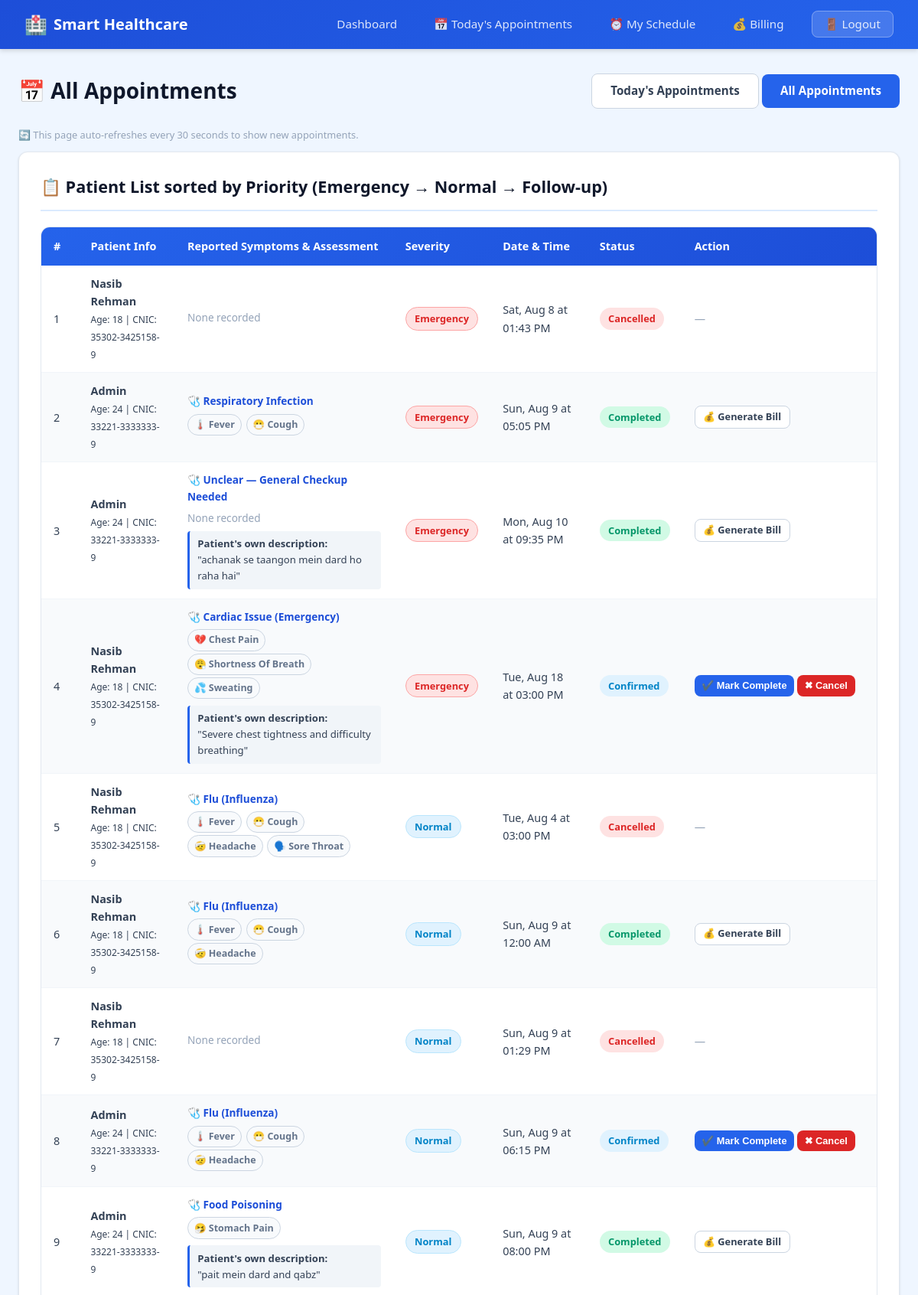
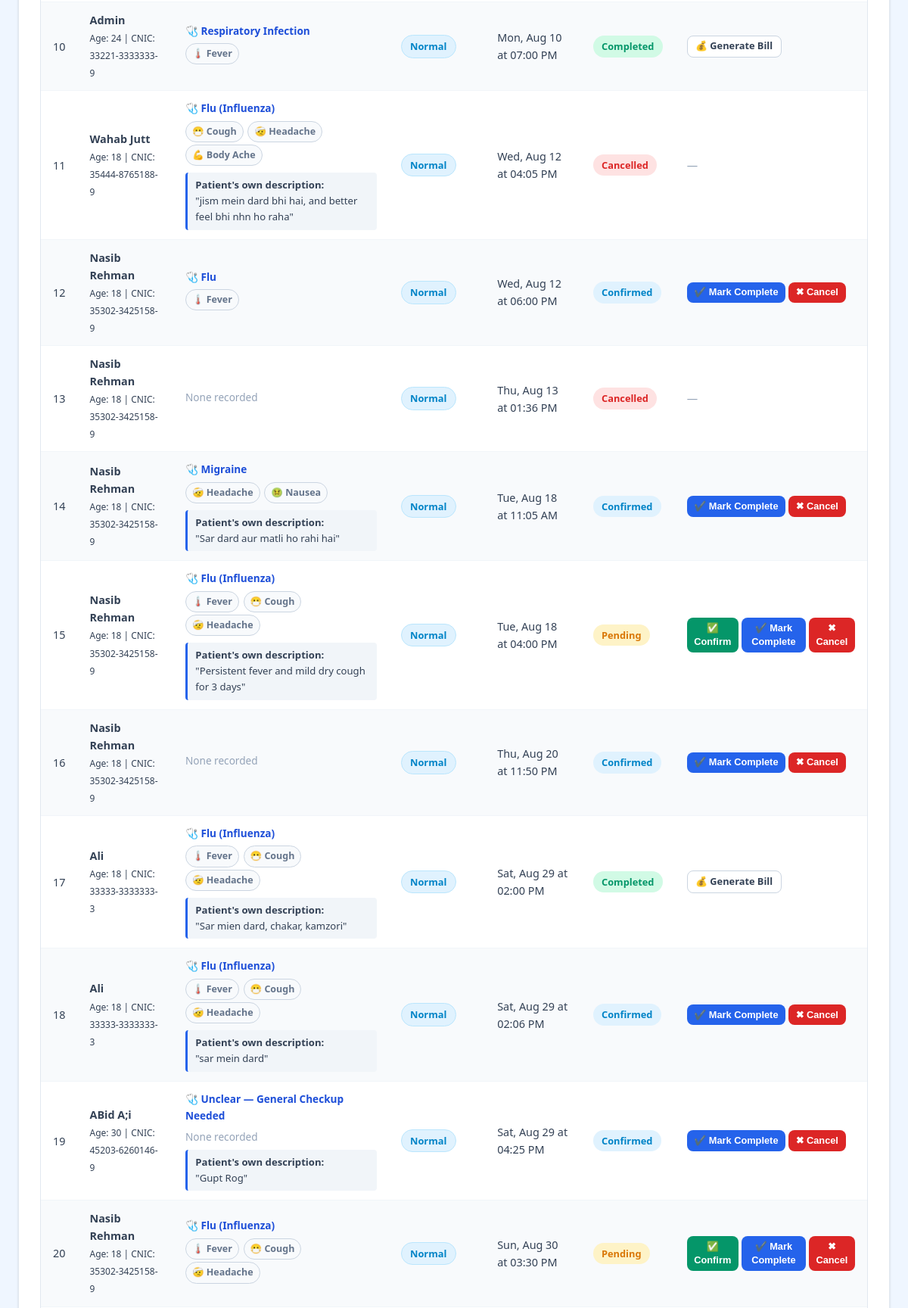
The app's page /healthcare/doctor-appointments.php?filter=all (signed in, upper part) with its own data (2 pictures, top to bottom).
### tables this page shows
CREATE TABLE `appointments` (
  `appointment_id` int(11) NOT NULL AUTO_INCREMENT,
  `patient_id` int(11) NOT NULL,
  `doctor_id` int(11) NOT NULL,
  `severity_level` enum('Emergency','Normal','Follow-up') NOT NULL,
  `appointment_time` datetime NOT NULL,
  `status` enum('Pending','Confirmed','Completed','Cancelled') DEFAULT 'Pending',
  `created_at` timestamp NOT NULL DEFAULT current_timestamp(),
  `symptoms_selected` varchar(500) DEFAULT NULL,
  `diagnosed_disease` varchar(100) DEFAULT NULL,
  `symptoms_text` text DEFAULT NULL,
  PRIMARY KEY (`appointment_id`),
  KEY `patient_id` (`patient_id`),
  KEY `doctor_id` (`doctor_id`),
  CONSTRAINT `appointments_ibfk_1` FOREIGN KEY (`patient_id`) REFERENCES `patients` (`patient_id`) ON DELETE CASCADE,
  CONSTRAINT `appointments_ibfk_2` FOREIGN KEY (`doctor_id`) REFERENCES `doctors` (`doctor_id`) ON DELETE CASCADE
);

CREATE TABLE `users` (
  `user_id` int(11) NOT NULL AUTO_INCREMENT,
  `full_name` varchar(100) NOT NULL,
  `email` varchar(100) NOT NULL,
  `password` varchar(255) NOT NULL,
  `role` enum('patient','doctor','admin') NOT NULL,
  `phone` varchar(20) NOT NULL,
  `created_at` timestamp NOT NULL DEFAULT current_timestamp(),
  `status` enum('active','suspended') DEFAULT 'active',
  PRIMARY KEY (`user_id`),
  UNIQUE KEY `email` (`email`)
);

CREATE TABLE `patients` (
  `patient_id` int(11) NOT NULL AUTO_INCREMENT,
  `user_id` int(11) NOT NULL,
  `age` int(11) NOT NULL,
  `weight` decimal(5,2) NOT NULL,
  `cnic` varchar(15) NOT NULL,
  `insurance_number` varchar(50) DEFAULT NULL,
  PRIMARY KEY (`patient_id`),
  KEY `user_id` (`user_id`),
  CONSTRAINT `patients_ibfk_1` FOREIGN KEY (`user_id`) REFERENCES `users` (`user_id`) ON DELETE CASCADE
);

### healthcare/doctor-appointments.php (the view, shortened to what this page needs)
<?php
require 'db.php';
$stmt = $conn->prepare("SELECT doctor_id FROM doctors WHERE user_id = ?");
$stmt->bind_param("i", $_SESSION['user_id']);
$stmt->execute();
$doctor_row = $stmt->get_result()->fetch_assoc();
$doctor_id = $doctor_row['doctor_id'] ?? 0;
$filter = $_GET['filter'] ?? 'today';
$symptom_labels = [
    'fever'                => '🌡️ Fever',
    'cough'                => '😷 Cough',
    'body_ache'            => '💪 Body Ache',
    'shortness_of_breath'  => '😮‍💨 Shortness of Breath',
    'headache'             => '🤕 Headache',
    'nausea'               => '🤢 Nausea',
    'sensitivity_to_light' => '💡 Sensitivity to Light',
    'stomach_pain'         => '🤧 Stomach Pain',
    'vomiting'             => '🤮 Vomiting',
    'diarrhea'             => '🚽 Diarrhea',
    'chest_pain'           => '💔 Chest Pain',
    'sweating'             => '💦 Sweating',
    'rash'                 => '🔴 Rash',
    'joint_pain'           => '🦴 Joint Pain',
    'sore_throat'          => '🗣️ Sore Throat',
    'swollen_glands'       => '😣 Swollen Glands'
];
if ($filter === 'all') {
    $stmt = $conn->prepare(
        "SELECT a.appointment_id, a.severity_level, a.appointment_time, a.status,
                a.symptoms_selected, a.symptoms_text, a.diagnosed_disease,
                u.full_name AS patient_name, p.age, p.cnic, p.insurance_number
         FROM appointments a
         JOIN patients p ON a.patient_id = p.patient_id
         JOIN users u ON p.user_id = u.user_id
         WHERE a.doctor_id = ?
         ORDER BY FIELD(a.severity_level, 'Emergency', 'Normal', 'Follow-up'), a.appointment_time ASC"
    );
}
$stmt->bind_param("i", $doctor_id);
$stmt->execute();
$appointments = $stmt->get_result();
?>
<!DOCTYPE html>
<html lang="en">
<head>
    <link rel="stylesheet" href="style.css">
</head>
<body>
<nav class="navbar">
    <div class="navbar-brand">
        <span class="icon">🏥</span> Smart Healthcare
    </div>
    <ul class="navbar-links">
        <li><a href="dashboard.php">Dashboard</a></li>
        <li><a href="doctor-appointments.php">📅 Today's Appointments</a></li>
        <li><a href="doctor-schedule.php">⏰ My Schedule</a></li>
        <li><a href="billing.php">💰 Billing</a></li>
        <li><a href="logout.php" class="btn-logout">🚪 Logout</a></li>
    </ul>
</nav>
<div class="container">
    <div class="flex-between mb-3">
        <h1 class="page-title" style="margin-bottom: 0;">
            📅 <?php echo ($filter === 'all') ? 'All' : "Today's"; ?> Appointments
        </h1>
        <div>
            <a href="doctor-appointments.php?filter=today"
               class="btn <?php echo ($filter === 'today') ? 'btn-primary' : 'btn-secondary'; ?>">
                Today's Appointments
            </a>
            <a href="doctor-appointments.php?filter=all"
               class="btn <?php echo ($filter === 'all') ? 'btn-primary' : 'btn-secondary'; ?>">
                All Appointments
            </a>
        </div>
    </div>
    <p style="color: #94a3b8; font-size: 0.8rem; margin-bottom: 0.75rem;">
        🔄 This page auto-refreshes every 30 seconds to show new appointments.
    </p>
    <div class="card">
        <div class="card-header">
            📋 Patient List sorted by Priority (Emergency → Normal → Follow-up)
        </div>
        <?php if ($appointments->num_rows > 0): ?>
            <div class="table-responsive">
                <table>
                    <thead>
                        <tr>
                            <th>#</th>
                            <th>Patient Info</th>
                            <th>Reported Symptoms & Assessment</th>
                            <th>Severity</th>
                            <th>Date & Time</th>
                            <th>Status</th>
                            <th>Action</th>
                        </tr>
                    </thead>
                    <tbody>
                        <?php
                        $count = 1;
                        while ($appt = $appointments->fetch_assoc()):
                        ?>
                            <tr>
                                <td><?php echo $count++; ?></td>
                                <td>
                                    <strong><?php echo htmlspecialchars($appt['patient_name']); ?></strong>
                                    <br><small style="color: var(--gray-600);">Age: <?php echo htmlspecialchars($appt['age']); ?> | CNIC: <?php echo htmlspecialchars($appt['cnic']); ?></small>
                                </td>
                                <td style="max-width: 320px;">
                                    <?php if (!empty($appt['diagnosed_disease'])): ?>
                                        <div style="font-size: 0.85rem; font-weight: 600; color: var(--primary-dark); margin-bottom: 0.35rem;">
                                            🩺 <?php echo htmlspecialchars($appt['diagnosed_disease']); ?>
                                        </div>
                                    <?php endif; ?>
                                    <div style="margin-bottom: 0.3rem;">
                                        <?php
                                        $sym_keys = !empty($appt['symptoms_selected']) ? explode(',', $appt['symptoms_selected']) : [];
                                        if (!empty($sym_keys)):
                                            foreach ($sym_keys as $sk):
                                                $sk = trim($sk);
                                                $label = $symptom_labels[$sk] ?? ucwords(str_replace('_', ' ', $sk));
                                        ?>
                                                <span class="badge badge-grey" style="font-size: 0.78rem; padding: 0.2rem 0.5rem; margin-right: 2px; margin-bottom: 3px; display: inline-block;">
                                                    <?php echo htmlspecialchars($label); ?>
                                                </span>
                                        <?php
                                            endforeach;
                                        else:
                                        ?>
                                            <span style="color: #94a3b8; font-size: 0.85rem;">None recorded</span>
                                        <?php endif; ?>
                                    </div>
                                    <?php if (!empty($appt['symptoms_text'])): ?>
                                        <div style="font-size: 0.82rem; color: #334155; background: #f1f5f9; padding: 0.4rem 0.65rem; border-left: 3px solid var(--primary); border-radius: 4px; margin-top: 0.35rem;">
                                            <strong>Patient's own description:</strong><br>
                                            "<?php echo htmlspecialchars($appt['symptoms_text']); ?>"
                                        </div>
                                    <?php endif; ?>
                                </td>
                                <td>
                                    <?php
                                    $sev = $appt['severity_level'];
                                    $sev_class = 'badge-blue';
                                    if ($sev === 'Emergency') $sev_class = 'badge-red';
                                    elseif ($sev === 'Follow-up') $sev_class = 'badge-grey';
                                    ?>
                                    <span class="badge <?php echo $sev_class; ?>">
                                        <?php echo htmlspecialchars($sev); ?>
                                    </span>
                                </td>
                                <td><?php echo date('D, M j \a\t h:i A', strtotime($appt['appointment_time'])); ?></td>
                                <td>
                                    <span class="badge badge-<?php echo strtolower($appt['status']); ?>">
                                        <?php echo htmlspecialchars($appt['status']); ?>
                                    </span>
                                </td>
                                <td>
                                    <div style="display: flex; gap: 0.4rem; align-items: center; flex-wrap: wrap;">
                                        <?php if ($appt['status'] === 'Pending' || $appt['status'] === 'Confirmed'): ?>
                                            <form method="POST" action="" style="display: inline-flex; gap: 4px; margin: 0;">
                                                <?php if ($appt['status'] === 'Pending'): ?>
                                                    <button type="submit" name="new_status" value="Confirmed"
                                                            class="btn btn-success" style="padding: 0.3rem 0.6rem; font-size: 0.8rem;">
                                                        ✅ Confirm
                                                    </button>
                                                <?php endif; ?>
                                                <?php if (strtotime($appt['appointment_time']) > time()): ?>
                                                    <button type="button" class="btn btn-secondary"
                                                            style="padding: 0.3rem 0.6rem; font-size: 0.8rem; opacity: 0.55; cursor: not-allowed;"
                                                            title="Cannot mark completed before scheduled time (<?php echo date('M j, h:i A', strtotime($appt['appointment_time'])); ?>)"
                                                            disabled>
                                                        ⏳ Mark Complete
                                                    </button>
                                                <?php else: ?>
                                                    <button type="submit" name="new_status" value="Completed"
                                                            class="btn btn-primary" style="padding: 0.3rem 0.6rem; font-size: 0.8rem;"
                                                            onclick="return confirm('Mark this appointment as completed?');">
                                                        ✔️ Mark Complete
                                                    </button>
                                                <?php endif; ?>
                                                <button type="submit" name="new_status" value="Cancelled"
                                                        class="btn btn-danger" style="padding: 0.3rem 0.6rem; font-size: 0.8rem;"
                                                        onclick="return confirm('Are you sure you want to cancel this appointment?');">
                                                    ✖ Cancel
                                                </button>
                                            </form>
                                        <?php elseif ($appt['status'] === 'Completed'): ?>
                                            <a href="billing.php?appointment_id=<?php echo $appt['appointment_id']; ?>"
                                               class="btn btn-secondary" style="padding: 0.3rem 0.65rem; font-size: 0.8rem; text-decoration: none;">
                                                💰 Generate Bill
                                            </a>
                                        <?php else: ?>
                                            <span style="color: #94a3b8;">—</span>
                                        <?php endif; ?>
                                    </div>
                                </td>
                            </tr>
                        <?php endwhile; ?>
                    </tbody>
                </table>
            </div>
        <?php endif; ?>
    </div>
</div>
<?php require_once 'footer.php'; ?>

### records on screen
appointments: users.full_name "Nasib Rehman", patient.age "18", patient.cnic "35302-3425158-9", shows "None recorded", severity_level "Emergency", appointment_time "Sat, Aug 8 at 01:43 PM", status "Cancelled"
appointments: users.full_name "Admin", patient.age "24", patient.cnic "33221-3333333-9", diagnosed_disease "Respiratory Infection", symptoms_selected "🌡️ Fever", symptoms_selected "😷 Cough", severity_level "Emergency", appointment_time "Sun, Aug 9 at 05:05 PM", status "Completed"
appointments: users.full_name "Admin", patient.age "24", patient.cnic "33221-3333333-9", diagnosed_disease "Unclear — General Checkup Needed", shows "None recorded", symptoms_text "achanak se taangon mein dard ho raha hai", severity_level "Emergency", appointment_time "Mon, Aug 10 at 09:35 PM", status "Completed"
appointments: users.full_name "Nasib Rehman", patient.age "18", patient.cnic "35302-3425158-9", diagnosed_disease "Cardiac Issue (Emergency)", symptoms_selected "💔 Chest Pain", symptoms_selected "😮‍💨 Shortness Of Breath", symptoms_selected "💦 Sweating", symptoms_text "Severe chest tightness and difficulty breathing", severity_level "Emergency", appointment_time "Tue, Aug 18 at 03:00 PM", status "Confirmed", shows "✔️ Mark Complete"
appointments: users.full_name "Nasib Rehman", patient.age "18", patient.cnic "35302-3425158-9", diagnosed_disease "Flu (Influenza)", symptoms_selected "🌡️ Fever", symptoms_selected "😷 Cough", symptoms_selected "🤕 Headache", symptoms_selected "🗣️ Sore Throat", severity_level "Normal", appointment_time "Tue, Aug 4 at 03:00 PM", status "Cancelled"
appointments: users.full_name "Nasib Rehman", patient.age "18", patient.cnic "35302-3425158-9", diagnosed_disease "Flu (Influenza)", symptoms_selected "🌡️ Fever", symptoms_selected "😷 Cough", symptoms_selected "🤕 Headache", severity_level "Normal", appointment_time "Sun, Aug 9 at 12:00 AM", status "Completed"
appointments: users.full_name "Nasib Rehman", patient.age "18", patient.cnic "35302-3425158-9", shows "None recorded", severity_level "Normal", appointment_time "Sun, Aug 9 at 01:29 PM", status "Cancelled"
appointments: users.full_name "Admin", patient.age "24", patient.cnic "33221-3333333-9", diagnosed_disease "Flu (Influenza)", symptoms_selected "🌡️ Fever", symptoms_selected "😷 Cough", symptoms_selected "🤕 Headache", severity_level "Normal", appointment_time "Sun, Aug 9 at 06:15 PM", status "Confirmed", shows "✔️ Mark Complete"
appointments: users.full_name "Admin", patient.age "24", patient.cnic "33221-3333333-9", diagnosed_disease "Food Poisoning", symptoms_selected "🤧 Stomach Pain", symptoms_text "pait mein dard and qabz", severity_level "Normal", appointment_time "Sun, Aug 9 at 08:00 PM", status "Completed"
appointments: users.full_name "Admin", patient.age "24", patient.cnic "33221-3333333-9", diagnosed_disease "Respiratory Infection", symptoms_selected "🌡️ Fever", severity_level "Normal", appointment_time "Mon, Aug 10 at 07:00 PM", status "Completed"
appointments: users.full_name "Wahab Jutt", patient.age "18", patient.cnic "35444-8765188-9", diagnosed_disease "Flu (Influenza)", symptoms_selected "😷 Cough", symptoms_selected "🤕 Headache", symptoms_selected "💪 Body Ache", symptoms_text "jism mein dard bhi hai, and better feel bhi nhn ho raha", severity_level "Normal", appointment_time "Wed, Aug 12 at 04:05 PM", status "Cancelled"
appointments: users.full_name "Nasib Rehman", patient.age "18", patient.cnic "35302-3425158-9", diagnosed_disease "Flu", symptoms_selected "🌡️ Fever", severity_level "Normal", appointment_time "Wed, Aug 12 at 06:00 PM", status "Confirmed", shows "✔️ Mark Complete"
appointments: users.full_name "Nasib Rehman", patient.age "18", patient.cnic "35302-3425158-9", shows "None recorded", severity_level "Normal", appointment_time "Thu, Aug 13 at 01:36 PM", status "Cancelled"
appointments: users.full_name "Nasib Rehman", patient.age "18", patient.cnic "35302-3425158-9", diagnosed_disease "Migraine", symptoms_selected "🤕 Headache", symptoms_selected "🤢 Nausea", symptoms_text "Sar dard aur matli ho rahi hai", severity_level "Normal", appointment_time "Tue, Aug 18 at 11:05 AM", status "Confirmed", shows "✔️ Mark Complete"
appointments: users.full_name "Nasib Rehman", patient.age "18", patient.cnic "35302-3425158-9", diagnosed_disease "Flu (Influenza)", symptoms_selected "🌡️ Fever", symptoms_selected "😷 Cough", symptoms_selected "🤕 Headache", symptoms_text "Persistent fever and mild dry cough for 3 days", severity_level "Normal", appointment_time "Tue, Aug 18 at 04:00 PM", status "Pending", shows "✅ Confirm", shows "✔️ Mark Complete"
appointments: users.full_name "Nasib Rehman", patient.age "18", patient.cnic "35302-3425158-9", shows "None recorded", severity_level "Normal", appointment_time "Thu, Aug 20 at 11:50 PM", status "Confirmed", shows "✔️ Mark Complete"
appointments: users.full_name "Ali", patient.age "18", patient.cnic "33333-3333333-3", diagnosed_disease "Flu (Influenza)", symptoms_selected "🌡️ Fever", symptoms_selected "😷 Cough", symptoms_selected "🤕 Headache", symptoms_text "Sar mien dard, chakar, kamzori", severity_level "Normal", appointment_time "Sat, Aug 29 at 02:00 PM", status "Completed"
appointments: users.full_name "Ali", patient.age "18", patient.cnic "33333-3333333-3", diagnosed_disease "Flu (Influenza)", symptoms_selected "🌡️ Fever", symptoms_selected "😷 Cough", symptoms_selected "🤕 Headache", symptoms_text "sar mein dard", severity_level "Normal", appointment_time "Sat, Aug 29 at 02:06 PM", status "Confirmed", shows "✔️ Mark Complete"
appointments: users.full_name "ABid A;i", patient.age "30", patient.cnic "45203-6260146-9", diagnosed_disease "Unclear — General Checkup Needed", shows "None recorded", symptoms_text "Gupt Rog", severity_level "Normal", appointment_time "Sat, Aug 29 at 04:25 PM", status "Confirmed", shows "✔️ Mark Complete"
appointments: users.full_name "Nasib Rehman", patient.age "18", patient.cnic "35302-3425158-9", diagnosed_disease "Flu (Influenza)", symptoms_selected "🌡️ Fever", symptoms_selected "😷 Cough", symptoms_selected "🤕 Headache", severity_level "Normal", appointment_time "Sun, Aug 30 at 03:30 PM", status "Pending", shows "✅ Confirm", shows "✔️ Mark Complete"
